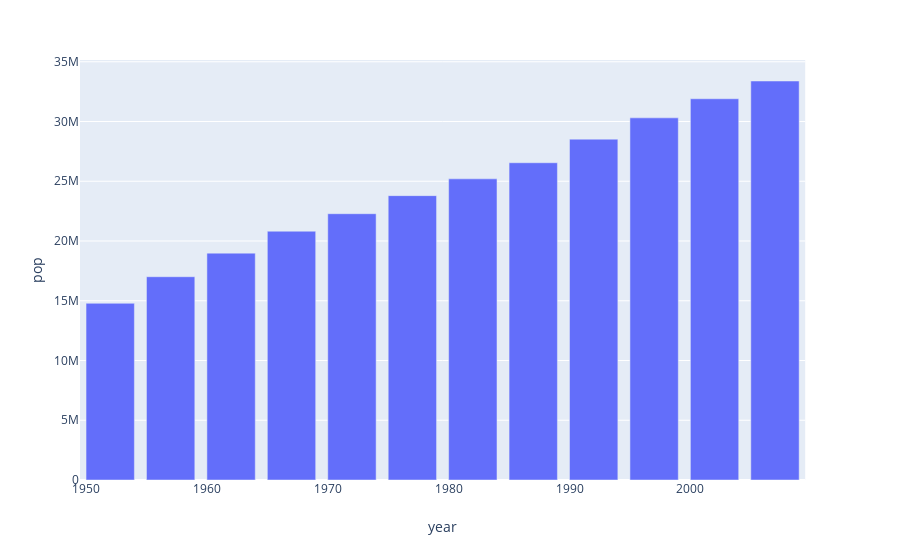

The notebook cell this image was saved under:
### Code cell
import plotly.express as px
data_canada = px.data.gapminder().query("country == 'Canada'")
fig = px.bar(data_canada, x='year', y='pop')
fig.show()

### Figure 1 — Plotly figure (JSON) as saved in the notebook; plotly's stock layout.template omitted (floating-point values rounded to 4 significant figures)
{"data": [{"alignmentgroup": "True", "hoverlabel": {"namelength": 0}, "hovertemplate": "year=%{x}<br>pop=%{y}", "legendgroup": "", "marker": {"color": "#636efa"}, "name": "", "offsetgroup": "", "orientation": "v", "showlegend": false, "textposition": "auto", "type": "bar", "x": [1952, 1957, 1962, 1967, 1972, 1977, 1982, 1987, 1992, 1997, 2002, 2007], "xaxis": "x", "y": [14785584, 17010154, 18985849, 20819767, 22284500, 23796400, 25201900, 26549700, 28523502, 30305843, 31902268, 33390141], "yaxis": "y"}], "layout": {"autosize": true, "barmode": "relative", "legend": {"tracegroupgap": 0}, "margin": {"t": 60}, "xaxis": {"anchor": "y", "autorange": true, "domain": [0, 0.98], "range": [1950.0, 2010.0], "title": {"text": "year"}, "type": "linear"}, "yaxis": {"anchor": "x", "autorange": true, "domain": [0, 1], "range": [0, 35150000.0], "title": {"text": "pop"}, "type": "linear"}}}
